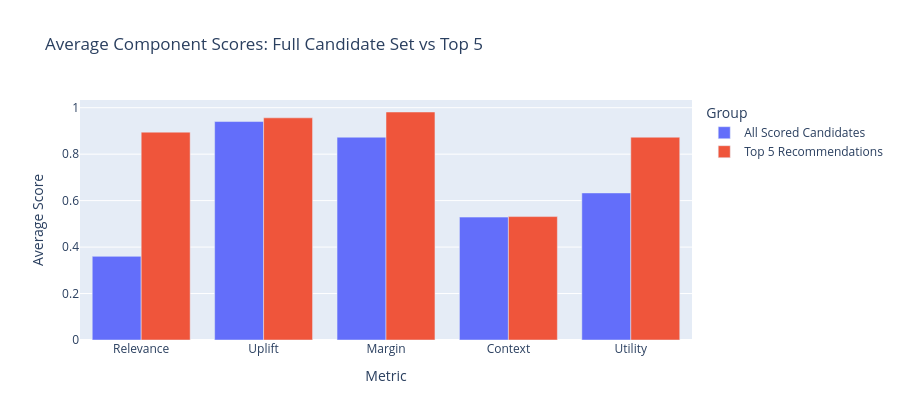

Notebook source saved alongside this figure:
### Code cell
component_compare = pd.DataFrame(
    {
        'Group': ['All Scored Candidates', 'Top 5 Recommendations'],
        'Relevance': [scored_candidates['Relevance'].mean(), top5['Relevance'].mean()],
        'Uplift': [scored_candidates['Uplift'].mean(), top5['Uplift'].mean()],
        'Margin': [scored_candidates['Normalized_Margin'].mean(), top5['Normalized_Margin'].mean()],
        'Context': [scored_candidates['Context'].mean(), top5['Context'].mean()],
        'Utility': [scored_candidates['Utility'].mean(), top5['Utility'].mean()],
    }
)
component_compare_long = component_compare.melt(id_vars='Group', var_name='Metric', value_name='Average Score')

fig_compare = px.bar(
    component_compare_long,
    x='Metric',
    y='Average Score',
    color='Group',
    barmode='group',
    title='Average Component Scores: Full Candidate Set vs Top 5',
)
fig_compare.update_layout(height=420)
fig_compare.show()

### Figure 1 — Plotly figure (JSON) as saved in the notebook; plotly's stock layout.template omitted (floating-point values rounded to 4 significant figures)
{"data": [{"alignmentgroup": "True", "hovertemplate": "Group=All Scored Candidates<br>Metric=%{x}<br>Average Score=%{y}<extra></extra>", "legendgroup": "All Scored Candidates", "marker": {"color": "#636efa", "pattern": {"shape": ""}}, "name": "All Scored Candidates", "offsetgroup": "All Scored Candidates", "orientation": "v", "showlegend": true, "textposition": "auto", "type": "bar", "x": ["Relevance", "Uplift", "Margin", "Context", "Utility"], "xaxis": "x", "y": [0.3601, 0.9404, 0.873, 0.529, 0.6331], "yaxis": "y"}, {"alignmentgroup": "True", "hovertemplate": "Group=Top 5 Recommendations<br>Metric=%{x}<br>Average Score=%{y}<extra></extra>", "legendgroup": "Top 5 Recommendations", "marker": {"color": "#EF553B", "pattern": {"shape": ""}}, "name": "Top 5 Recommendations", "offsetgroup": "Top 5 Recommendations", "orientation": "v", "showlegend": true, "textposition": "auto", "type": "bar", "x": ["Relevance", "Uplift", "Margin", "Context", "Utility"], "xaxis": "x", "y": [0.8948, 0.9564, 0.9815, 0.5313, 0.873], "yaxis": "y"}], "layout": {"barmode": "group", "height": 420, "legend": {"title": {"text": "Group"}, "tracegroupgap": 0}, "title": {"text": "Average Component Scores: Full Candidate Set vs Top 5"}, "xaxis": {"anchor": "y", "domain": [0.0, 1.0], "title": {"text": "Metric"}}, "yaxis": {"anchor": "x", "domain": [0.0, 1.0], "title": {"text": "Average Score"}}}}
